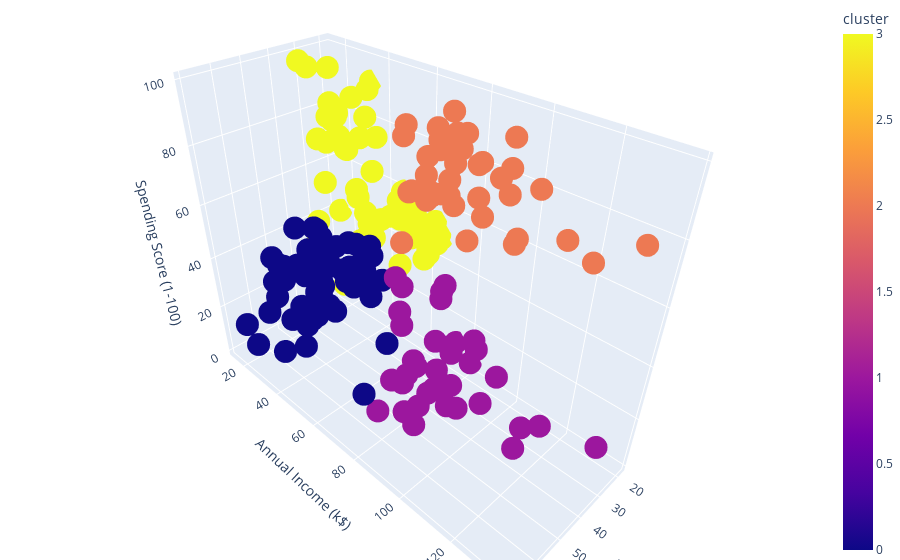

Write notebook code for a chart like this one.
### Code cell
clusters = best_kmeans_labels
A = df.assign(cluster = clusters)
fig = px.scatter_3d(A, x='Age', y='Annual Income (k$)', z='Spending Score (1-100)',
              color='cluster')

# tight layout
fig.update_layout(margin=dict(l=0, r=0, b=0, t=0))

### Figure 1 — Plotly figure (JSON) as saved in the notebook; plotly's stock layout.template omitted (floating-point values rounded to 4 significant figures; data arrays with more than 128 entries replaced by an {"elided": "..."} marker saying what was removed)
{"data": [{"hovertemplate": "Age=%{x}<br>Annual Income (k$)=%{y}<br>Spending Score (1-100)=%{z}<br>cluster=%{marker.color}<extra></extra>", "legendgroup": "", "marker": {"color": {"elided": "200 int values"}, "coloraxis": "coloraxis", "symbol": "circle"}, "mode": "markers", "name": "", "scene": "scene", "showlegend": false, "type": "scatter3d", "x": {"elided": "200 int values"}, "y": {"elided": "200 int values"}, "z": {"elided": "200 int values"}}], "layout": {"coloraxis": {"colorbar": {"title": {"text": "cluster"}}, "colorscale": [[0, "#0d0887"], [0.1111, "#46039f"], [0.2222, "#7201a8"], [0.3333, "#9c179e"], [0.4444, "#bd3786"], [0.5556, "#d8576b"], [0.6667, "#ed7953"], [0.7778, "#fb9f3a"], [0.8889, "#fdca26"], [1, "#f0f921"]]}, "legend": {"tracegroupgap": 0}, "margin": {"b": 0, "l": 0, "r": 0, "t": 0}, "scene": {"domain": {"x": [0, 1], "y": [0, 1]}, "xaxis": {"title": {"text": "Age"}}, "yaxis": {"title": {"text": "Annual Income (k$)"}}, "zaxis": {"title": {"text": "Spending Score (1-100)"}}}}}
